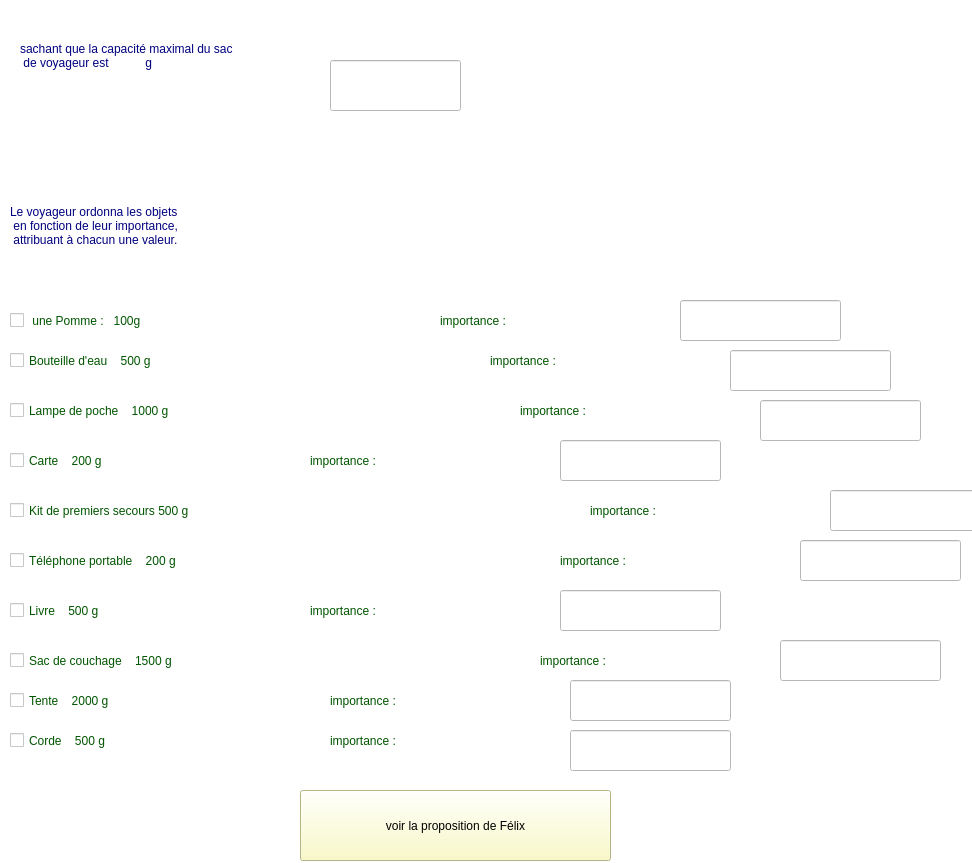
<?xml version="1.0" encoding="UTF-8"?>
<ui version="4.0">
 <class>knapSackSolution</class>
 <widget class="QWidget" name="knapSackSolution">
  <property name="geometry">
   <rect>
    <x>0</x>
    <y>0</y>
    <width>972</width>
    <height>863</height>
   </rect>
  </property>
  <property name="windowTitle">
   <string>Form</string>
  </property>
  <property name="styleSheet">
   <string notr="true">background-color: rgb(255, 255, 255);</string>
  </property>
  <widget class="QLabel" name="sacADos">
   <property name="geometry">
    <rect>
     <x>660</x>
     <y>50</y>
     <width>301</width>
     <height>271</height>
    </rect>
   </property>
   <property name="text">
    <string/>
   </property>
   <property name="pixmap">
    <pixmap>../../../Downloads/Hiking backpack for hiking and camping_ Backpack icon satchel vector doodle illustration.jpg</pixmap>
   </property>
   <property name="scaledContents">
    <bool>true</bool>
   </property>
  </widget>
  <widget class="QLabel" name="text">
   <property name="geometry">
    <rect>
     <x>20</x>
     <y>0</y>
     <width>901</width>
     <height>111</height>
    </rect>
   </property>
   <property name="styleSheet">
    <string notr="true">font: 26pt &quot;Segoe Script&quot;;
color: rgb(0, 0, 127);</string>
   </property>
   <property name="text">
    <string>sachant que la capacité maximal du sac 
 de voyageur est           g</string>
   </property>
  </widget>
  <widget class="QLineEdit" name="capacity">
   <property name="geometry">
    <rect>
     <x>330</x>
     <y>60</y>
     <width>131</width>
     <height>51</height>
    </rect>
   </property>
  </widget>
  <widget class="QLabel" name="text_2">
   <property name="geometry">
    <rect>
     <x>10</x>
     <y>120</y>
     <width>641</width>
     <height>211</height>
    </rect>
   </property>
   <property name="styleSheet">
    <string notr="true">font: 26pt &quot;Segoe Script&quot;;
color: rgb(0, 0, 127);</string>
   </property>
   <property name="text">
    <string>Le voyageur ordonna les objets 
 en fonction de leur importance, 
 attribuant à chacun une valeur.</string>
   </property>
  </widget>
  <widget class="QCheckBox" name="pomme">
   <property name="geometry">
    <rect>
     <x>10</x>
     <y>300</y>
     <width>871</width>
     <height>41</height>
    </rect>
   </property>
   <property name="styleSheet">
    <string notr="true">font: 26pt &quot;Segoe Script&quot;;
color: rgb(0, 85, 0);</string>
   </property>
   <property name="text">
    <string> une Pomme :   100g</string>
   </property>
  </widget>
  <widget class="QCheckBox" name="boutielleDEau">
   <property name="geometry">
    <rect>
     <x>10</x>
     <y>340</y>
     <width>871</width>
     <height>41</height>
    </rect>
   </property>
   <property name="styleSheet">
    <string notr="true">font: 26pt &quot;Segoe Script&quot;;
color: rgb(0, 85, 0);</string>
   </property>
   <property name="text">
    <string>Bouteille d'eau    500 g</string>
   </property>
  </widget>
  <widget class="QCheckBox" name="lampeDePoche">
   <property name="geometry">
    <rect>
     <x>10</x>
     <y>390</y>
     <width>881</width>
     <height>41</height>
    </rect>
   </property>
   <property name="styleSheet">
    <string notr="true">font: 26pt &quot;Segoe Script&quot;;
color: rgb(0, 85, 0);</string>
   </property>
   <property name="text">
    <string>Lampe de poche    1000 g</string>
   </property>
  </widget>
  <widget class="QCheckBox" name="carte">
   <property name="geometry">
    <rect>
     <x>10</x>
     <y>440</y>
     <width>891</width>
     <height>41</height>
    </rect>
   </property>
   <property name="styleSheet">
    <string notr="true">font: 26pt &quot;Segoe Script&quot;;
color: rgb(0, 85, 0);</string>
   </property>
   <property name="text">
    <string>Carte    200 g</string>
   </property>
  </widget>
  <widget class="QCheckBox" name="kitSecours">
   <property name="geometry">
    <rect>
     <x>10</x>
     <y>490</y>
     <width>881</width>
     <height>41</height>
    </rect>
   </property>
   <property name="styleSheet">
    <string notr="true">font: 26pt &quot;Segoe Script&quot;;
color: rgb(0, 85, 0);</string>
   </property>
   <property name="text">
    <string>Kit de premiers secours 500 g</string>
   </property>
  </widget>
  <widget class="QCheckBox" name="telephone">
   <property name="geometry">
    <rect>
     <x>10</x>
     <y>540</y>
     <width>891</width>
     <height>41</height>
    </rect>
   </property>
   <property name="styleSheet">
    <string notr="true">font: 26pt &quot;Segoe Script&quot;;
color: rgb(0, 85, 0);</string>
   </property>
   <property name="text">
    <string>Téléphone portable    200 g</string>
   </property>
  </widget>
  <widget class="QCheckBox" name="livre">
   <property name="geometry">
    <rect>
     <x>10</x>
     <y>590</y>
     <width>891</width>
     <height>41</height>
    </rect>
   </property>
   <property name="styleSheet">
    <string notr="true">font: 26pt &quot;Segoe Script&quot;;
color: rgb(0, 85, 0);</string>
   </property>
   <property name="text">
    <string>Livre    500 g</string>
   </property>
  </widget>
  <widget class="QCheckBox" name="sacDeCouchage">
   <property name="geometry">
    <rect>
     <x>10</x>
     <y>640</y>
     <width>901</width>
     <height>41</height>
    </rect>
   </property>
   <property name="styleSheet">
    <string notr="true">font: 26pt &quot;Segoe Script&quot;;
color: rgb(0, 85, 0);</string>
   </property>
   <property name="text">
    <string>Sac de couchage    1500 g</string>
   </property>
  </widget>
  <widget class="QCheckBox" name="tente">
   <property name="geometry">
    <rect>
     <x>10</x>
     <y>680</y>
     <width>901</width>
     <height>41</height>
    </rect>
   </property>
   <property name="styleSheet">
    <string notr="true">font: 26pt &quot;Segoe Script&quot;;
color: rgb(0, 85, 0);</string>
   </property>
   <property name="text">
    <string>Tente    2000 g</string>
   </property>
  </widget>
  <widget class="QCheckBox" name="corde">
   <property name="geometry">
    <rect>
     <x>10</x>
     <y>720</y>
     <width>901</width>
     <height>41</height>
    </rect>
   </property>
   <property name="styleSheet">
    <string notr="true">font: 26pt &quot;Segoe Script&quot;;
color: rgb(0, 85, 0);</string>
   </property>
   <property name="text">
    <string>Corde    500 g</string>
   </property>
  </widget>
  <widget class="QLabel" name="text_3">
   <property name="geometry">
    <rect>
     <x>440</x>
     <y>300</y>
     <width>241</width>
     <height>41</height>
    </rect>
   </property>
   <property name="styleSheet">
    <string notr="true">font: 26pt &quot;Segoe Script&quot;;
color: rgb(0, 85, 0);</string>
   </property>
   <property name="text">
    <string>importance :</string>
   </property>
  </widget>
  <widget class="QLabel" name="text_4">
   <property name="geometry">
    <rect>
     <x>490</x>
     <y>340</y>
     <width>241</width>
     <height>41</height>
    </rect>
   </property>
   <property name="styleSheet">
    <string notr="true">font: 26pt &quot;Segoe Script&quot;;
color: rgb(0, 85, 0);</string>
   </property>
   <property name="text">
    <string>importance :</string>
   </property>
  </widget>
  <widget class="QLabel" name="text_5">
   <property name="geometry">
    <rect>
     <x>520</x>
     <y>390</y>
     <width>241</width>
     <height>41</height>
    </rect>
   </property>
   <property name="styleSheet">
    <string notr="true">font: 26pt &quot;Segoe Script&quot;;
color: rgb(0, 85, 0);</string>
   </property>
   <property name="text">
    <string>importance :</string>
   </property>
  </widget>
  <widget class="QLabel" name="text_6">
   <property name="geometry">
    <rect>
     <x>310</x>
     <y>440</y>
     <width>241</width>
     <height>41</height>
    </rect>
   </property>
   <property name="styleSheet">
    <string notr="true">font: 26pt &quot;Segoe Script&quot;;
color: rgb(0, 85, 0);</string>
   </property>
   <property name="text">
    <string>importance :</string>
   </property>
  </widget>
  <widget class="QLabel" name="text_7">
   <property name="geometry">
    <rect>
     <x>590</x>
     <y>490</y>
     <width>241</width>
     <height>41</height>
    </rect>
   </property>
   <property name="styleSheet">
    <string notr="true">font: 26pt &quot;Segoe Script&quot;;
color: rgb(0, 85, 0);</string>
   </property>
   <property name="text">
    <string>importance :</string>
   </property>
  </widget>
  <widget class="QLabel" name="text_8">
   <property name="geometry">
    <rect>
     <x>560</x>
     <y>540</y>
     <width>241</width>
     <height>41</height>
    </rect>
   </property>
   <property name="styleSheet">
    <string notr="true">font: 26pt &quot;Segoe Script&quot;;
color: rgb(0, 85, 0);</string>
   </property>
   <property name="text">
    <string>importance :</string>
   </property>
  </widget>
  <widget class="QLabel" name="text_9">
   <property name="geometry">
    <rect>
     <x>310</x>
     <y>590</y>
     <width>241</width>
     <height>41</height>
    </rect>
   </property>
   <property name="styleSheet">
    <string notr="true">font: 26pt &quot;Segoe Script&quot;;
color: rgb(0, 85, 0);</string>
   </property>
   <property name="text">
    <string>importance :</string>
   </property>
  </widget>
  <widget class="QLabel" name="text_10">
   <property name="geometry">
    <rect>
     <x>540</x>
     <y>640</y>
     <width>241</width>
     <height>41</height>
    </rect>
   </property>
   <property name="styleSheet">
    <string notr="true">font: 26pt &quot;Segoe Script&quot;;
color: rgb(0, 85, 0);</string>
   </property>
   <property name="text">
    <string>importance :</string>
   </property>
  </widget>
  <widget class="QLabel" name="text_11">
   <property name="geometry">
    <rect>
     <x>330</x>
     <y>680</y>
     <width>241</width>
     <height>41</height>
    </rect>
   </property>
   <property name="styleSheet">
    <string notr="true">font: 26pt &quot;Segoe Script&quot;;
color: rgb(0, 85, 0);</string>
   </property>
   <property name="text">
    <string>importance :</string>
   </property>
  </widget>
  <widget class="QLabel" name="text_12">
   <property name="geometry">
    <rect>
     <x>330</x>
     <y>720</y>
     <width>241</width>
     <height>41</height>
    </rect>
   </property>
   <property name="styleSheet">
    <string notr="true">font: 26pt &quot;Segoe Script&quot;;
color: rgb(0, 85, 0);</string>
   </property>
   <property name="text">
    <string>importance :</string>
   </property>
  </widget>
  <widget class="QLineEdit" name="pommeValue">
   <property name="geometry">
    <rect>
     <x>680</x>
     <y>300</y>
     <width>161</width>
     <height>41</height>
    </rect>
   </property>
  </widget>
  <widget class="QLineEdit" name="bouteilleDEauValue">
   <property name="geometry">
    <rect>
     <x>730</x>
     <y>350</y>
     <width>161</width>
     <height>41</height>
    </rect>
   </property>
  </widget>
  <widget class="QLineEdit" name="lampeValue">
   <property name="geometry">
    <rect>
     <x>760</x>
     <y>400</y>
     <width>161</width>
     <height>41</height>
    </rect>
   </property>
  </widget>
  <widget class="QLineEdit" name="carteValue">
   <property name="geometry">
    <rect>
     <x>560</x>
     <y>440</y>
     <width>161</width>
     <height>41</height>
    </rect>
   </property>
  </widget>
  <widget class="QLineEdit" name="kitSecoursValue">
   <property name="geometry">
    <rect>
     <x>830</x>
     <y>490</y>
     <width>161</width>
     <height>41</height>
    </rect>
   </property>
  </widget>
  <widget class="QLineEdit" name="telephoneValue">
   <property name="geometry">
    <rect>
     <x>800</x>
     <y>540</y>
     <width>161</width>
     <height>41</height>
    </rect>
   </property>
  </widget>
  <widget class="QLineEdit" name="livreValue">
   <property name="geometry">
    <rect>
     <x>560</x>
     <y>590</y>
     <width>161</width>
     <height>41</height>
    </rect>
   </property>
  </widget>
  <widget class="QLineEdit" name="sacDeCouchageValue">
   <property name="geometry">
    <rect>
     <x>780</x>
     <y>640</y>
     <width>161</width>
     <height>41</height>
    </rect>
   </property>
  </widget>
  <widget class="QLineEdit" name="tenteValue">
   <property name="geometry">
    <rect>
     <x>570</x>
     <y>680</y>
     <width>161</width>
     <height>41</height>
    </rect>
   </property>
  </widget>
  <widget class="QLineEdit" name="cordeValue">
   <property name="geometry">
    <rect>
     <x>570</x>
     <y>730</y>
     <width>161</width>
     <height>41</height>
    </rect>
   </property>
  </widget>
  <widget class="QPushButton" name="toSolutionPage">
   <property name="geometry">
    <rect>
     <x>300</x>
     <y>790</y>
     <width>311</width>
     <height>71</height>
    </rect>
   </property>
   <property name="styleSheet">
    <string notr="true">background-color: rgb(250, 250, 186);
border-color: rgb(170, 170, 127);
font: 12pt &quot;Segoe UI&quot;;</string>
   </property>
   <property name="text">
    <string>voir la proposition de Félix</string>
   </property>
  </widget>
  <zorder>text</zorder>
  <zorder>sacADos</zorder>
  <zorder>capacity</zorder>
  <zorder>text_2</zorder>
  <zorder>pomme</zorder>
  <zorder>boutielleDEau</zorder>
  <zorder>lampeDePoche</zorder>
  <zorder>carte</zorder>
  <zorder>kitSecours</zorder>
  <zorder>telephone</zorder>
  <zorder>livre</zorder>
  <zorder>sacDeCouchage</zorder>
  <zorder>tente</zorder>
  <zorder>corde</zorder>
  <zorder>text_3</zorder>
  <zorder>text_4</zorder>
  <zorder>text_5</zorder>
  <zorder>text_6</zorder>
  <zorder>text_7</zorder>
  <zorder>text_8</zorder>
  <zorder>text_9</zorder>
  <zorder>text_10</zorder>
  <zorder>text_11</zorder>
  <zorder>text_12</zorder>
  <zorder>pommeValue</zorder>
  <zorder>bouteilleDEauValue</zorder>
  <zorder>lampeValue</zorder>
  <zorder>carteValue</zorder>
  <zorder>kitSecoursValue</zorder>
  <zorder>telephoneValue</zorder>
  <zorder>livreValue</zorder>
  <zorder>sacDeCouchageValue</zorder>
  <zorder>tenteValue</zorder>
  <zorder>cordeValue</zorder>
  <zorder>toSolutionPage</zorder>
 </widget>
 <resources/>
 <connections/>
</ui>
